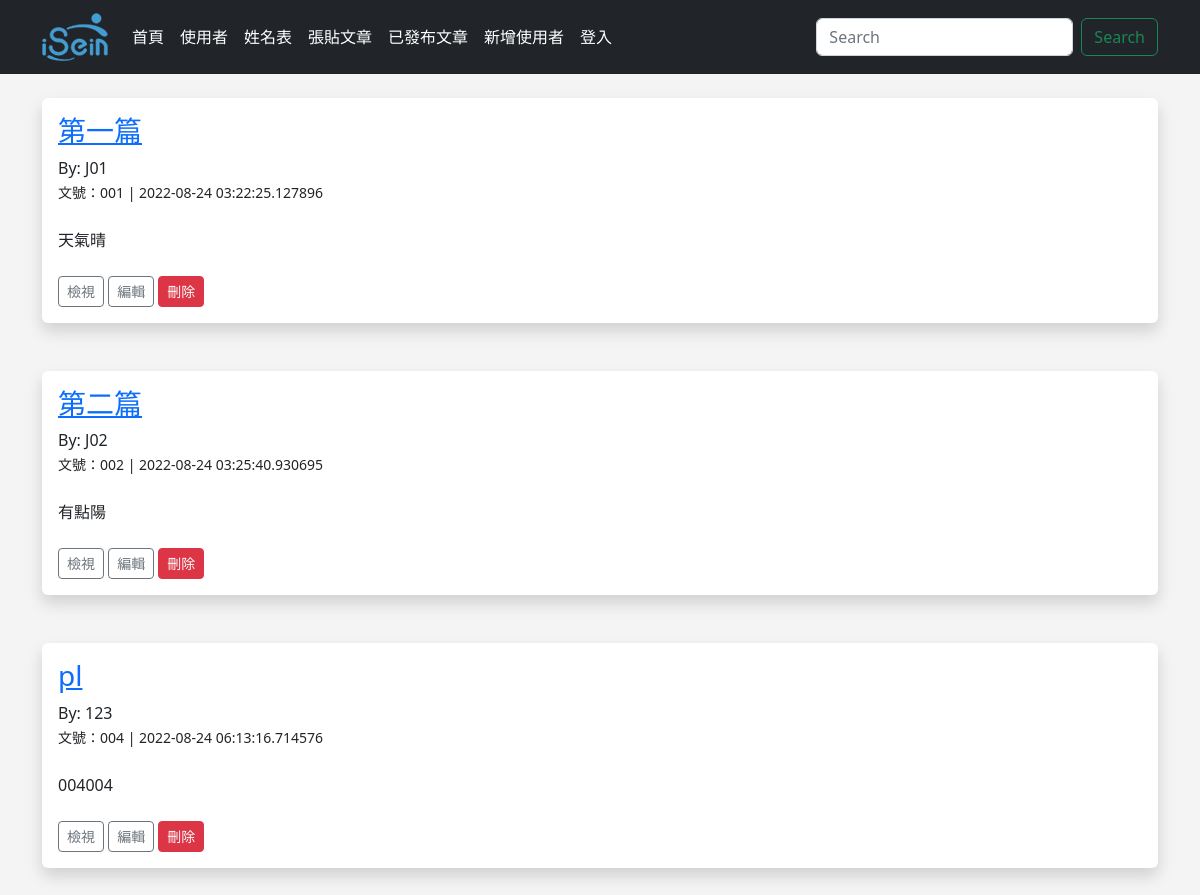
Page /posts on the earlier database version.
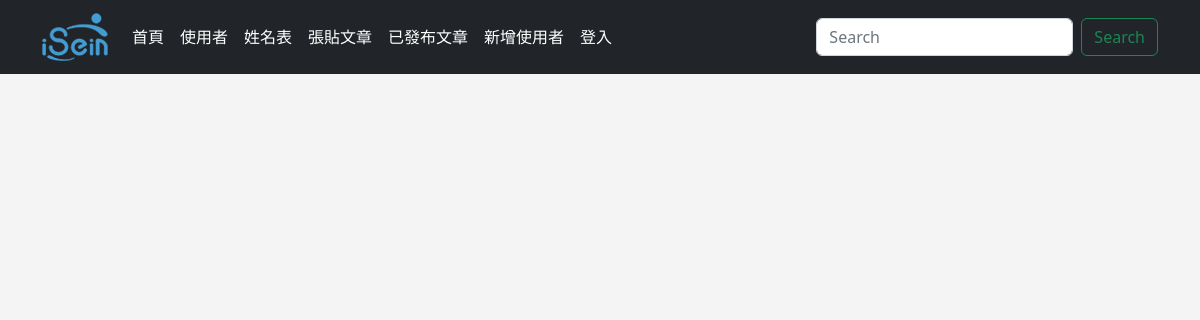
Same page on the later database version.
### app.py (models this page shows)
class Posts(db.Model):
    id = db.Column(db.Integer, primary_key=True)
    title = db.Column(db.String(255))
    content = db.Column(db.Text)
    author = db.Column(db.String(255))
    date_posted = db.Column(db.DateTime, default=datetime.utcnow)
    slug = db.Column(db.String(255))

### app.py (the view)
@app.route('/posts')
def posts():
    posts = Posts.query.order_by(Posts.date_posted)
    return render_template('posts.html', posts=posts)

### templates/posts.html (shortened to what this page needs)
{% extends 'base.html' %}
{% block content %}
    {% for post in posts %}
        <div class="shadow p-3 mb-5 bg-body rounded">
            <h3><a href="{{ url_for('post', id=post.id)}}">{{ post.title }}</a></h3>
            By: {{ post.author }}<br/>
            <small>文號：{{ post.slug }} | {{ post.date_posted }}</small><br/>
            <br/>
            {{ post.content }}<br/>
            <br/>
            <a href="{{ url_for('post', id=post.id)}}" class="btn btn-outline-secondary btn-sm">檢視</a>
            <a href="{{ url_for('edit_post', id=post.id)}}" class="btn btn-outline-secondary btn-sm">編輯</a>
            <a href="{{ url_for('delete_post', id=post.id)}}" class="btn btn-danger btn-sm">刪除</a>
            <br/>
        </div>
    {% endfor %}
{% endblock %}

### templates/base.html (shortened to what this page needs)
<!doctype html>
<html lang="en">
  <head>
    <link href="https://cdn.jsdelivr.net/npm/bootstrap@5.2.0/dist/css/bootstrap.min.css" rel="stylesheet">
    <link href="{{ url_for('static', filename='css/style.css') }}" rel="stylesheet">
  </head>
  <body>
    {% include 'navbar.html' %}
    <br/>
    <div class='container'>
      {% block content %}
      {% endblock %}
    </div>
  </body>
</html>

### templates/navbar.html (shortened to what this page needs)
<nav class="navbar navbar-expand-lg navbar-dark bg-dark">
    <div class="container">
      <a class="navbar-brand" href="{{ url_for('index') }}"><img src="static\images\16652396955207.png"></a>
      <div class="collapse navbar-collapse" id="navbarSupportedContent">
        <ul class="navbar-nav me-auto mb-2 mb-lg-0">
          <li class="nav-item">
            <a class="nav-link active" aria-current="page" href="{{ url_for('index') }}">首頁</a>
          </li>
          <li class="nav-item">
            <a class="nav-link active" aria-current="page" href="{{ url_for('user') }}">使用者</a>
          </li>
          <li class="nav-item">
            <a class="nav-link active" aria-current="page" href="{{ url_for('name') }}">姓名表</a>
          </li>
          <li class="nav-item">
            <a class="nav-link active" aria-current="page" href="{{ url_for('add_post') }}">張貼文章</a>
          </li>
          <li class="nav-item">
            <a class="nav-link active" aria-current="page" href="{{ url_for('posts') }}">已發布文章</a>
          </li>
          <li class="nav-item">
            <a class="nav-link active" aria-current="page" href="{{ url_for('add_user') }}">新增使用者</a>
          </li>
          <li class="nav-item">
            <a class="nav-link active" aria-current="page" href="{{ url_for('login') }}">登入</a>
          </li>
        </ul>
        <form class="d-flex" role="search">
          <input class="form-control me-2" type="search" placeholder="Search" aria-label="Search">
          <button class="btn btn-outline-success" type="submit">Search</button>
        </form>
      </div>
    </div>
</nav>

### static/css/style.css (style rules this page uses)
body { background: #f4f4f4f0; }

Differences in the rows shown:
removed Posts: title "第一篇", author "J01", slug "001", date_posted "2022-08-24 03:22:25.127896", content "天氣晴"
removed Posts: title "第二篇", author "J02", slug "002", date_posted "2022-08-24 03:25:40.930695", content "有點陽"
removed Posts: title "pl", author "123", slug "004", date_posted "2022-08-24 06:13:16.714576", content "004004"
